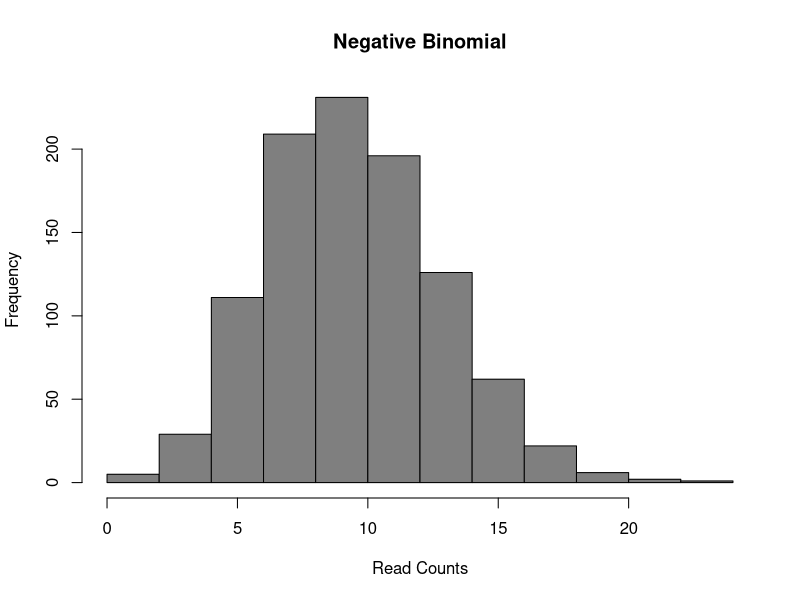
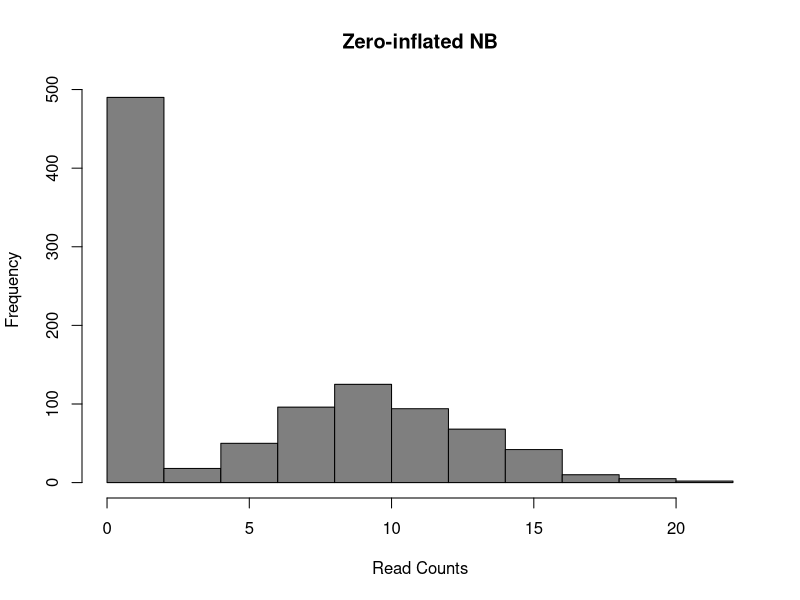
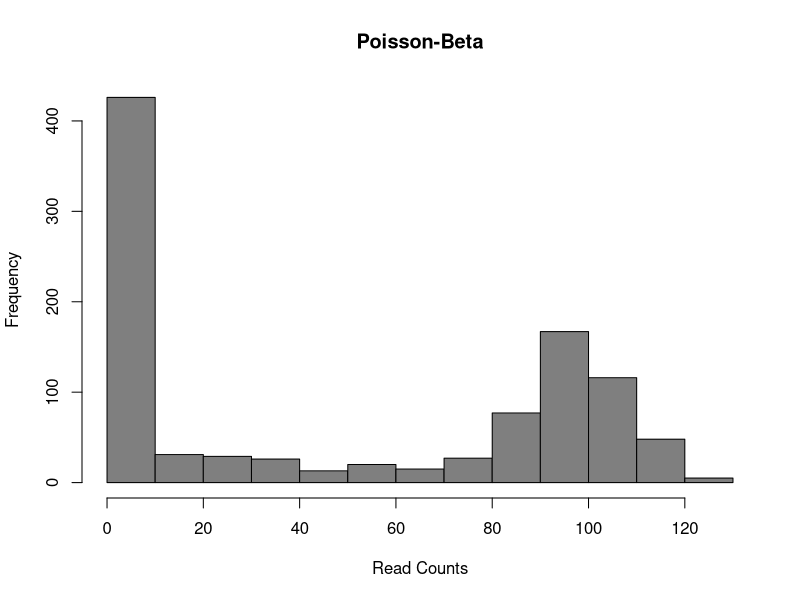

Write the R code that produced these figures, in order.
## ---- chunk 1
library(knitr)
opts_chunk$set(fig.align = "center")
## ---- chunk 2
set.seed(1)
hist(rnbinom(1000, mu=10, size=100), col="grey50", xlab="Read Counts", main="Negative Binomial")
## ---- chunk 3
d = 0.5;
counts <- rnbinom(1000, mu=10, size=100);
counts[runif(1000) < d] = 0;
hist(counts, col="grey50", xlab="Read Counts", main="Zero-inflated NB");
## ---- chunk 4
a = 0.1
b = 0.1
g = 100
lambdas = rbeta(1000, a, b)
counts = sapply(g*lambdas, function(l) {rpois(1, lambda=l)})
hist(counts, col="grey50", xlab="Read Counts", main="Poisson-Beta")
